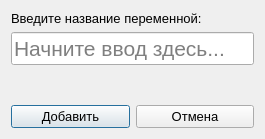
<?xml version="1.0" encoding="UTF-8"?>
<ui version="4.0">
 <class>Dialog</class>
 <widget class="QDialog" name="Dialog">
  <property name="geometry">
   <rect>
    <x>0</x>
    <y>0</y>
    <width>265</width>
    <height>139</height>
   </rect>
  </property>
  <property name="windowTitle">
   <string>Dialog</string>
  </property>
  <layout class="QVBoxLayout" name="verticalLayout" stretch="0,0,0,0">
   <item>
    <widget class="QLabel" name="label">
     <property name="font">
      <font>
       <pointsize>10</pointsize>
      </font>
     </property>
     <property name="text">
      <string>Введите название переменной:</string>
     </property>
    </widget>
   </item>
   <item>
    <widget class="QLineEdit" name="inputLine">
     <property name="font">
      <font>
       <pointsize>16</pointsize>
      </font>
     </property>
     <property name="inputMask">
      <string/>
     </property>
     <property name="maxLength">
      <number>4</number>
     </property>
     <property name="placeholderText">
      <string>Начните ввод здесь...</string>
     </property>
    </widget>
   </item>
   <item>
    <spacer name="verticalSpacer">
     <property name="orientation">
      <enum>Qt::Vertical</enum>
     </property>
     <property name="sizeHint" stdset="0">
      <size>
       <width>20</width>
       <height>40</height>
      </size>
     </property>
    </spacer>
   </item>
   <item>
    <layout class="QHBoxLayout" name="horizontalLayout" stretch="1,1">
     <item>
      <widget class="QPushButton" name="buttonConfirm">
       <property name="font">
        <font>
         <pointsize>10</pointsize>
        </font>
       </property>
       <property name="focusPolicy">
        <enum>Qt::TabFocus</enum>
       </property>
       <property name="text">
        <string>Добавить</string>
       </property>
      </widget>
     </item>
     <item>
      <widget class="QPushButton" name="buttonCancel">
       <property name="font">
        <font>
         <pointsize>10</pointsize>
        </font>
       </property>
       <property name="text">
        <string>Отмена</string>
       </property>
      </widget>
     </item>
    </layout>
   </item>
  </layout>
 </widget>
 <resources/>
 <connections/>
</ui>
